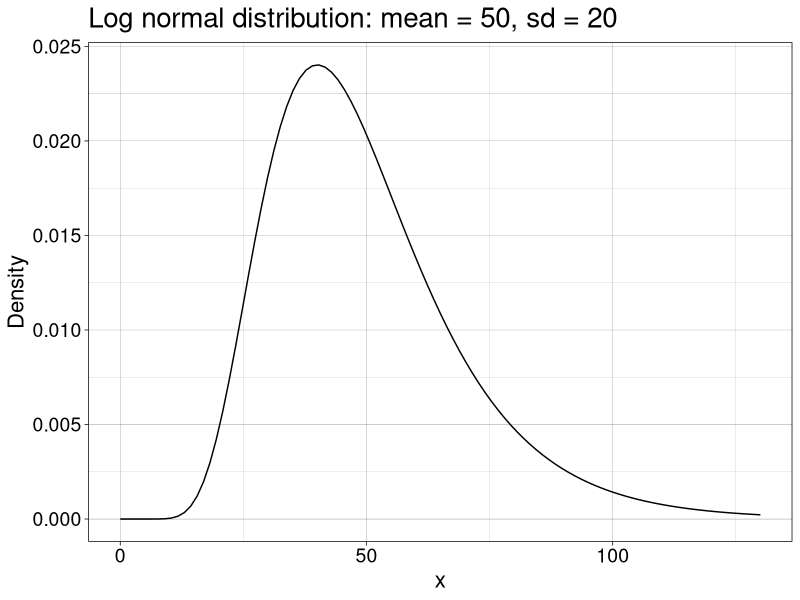
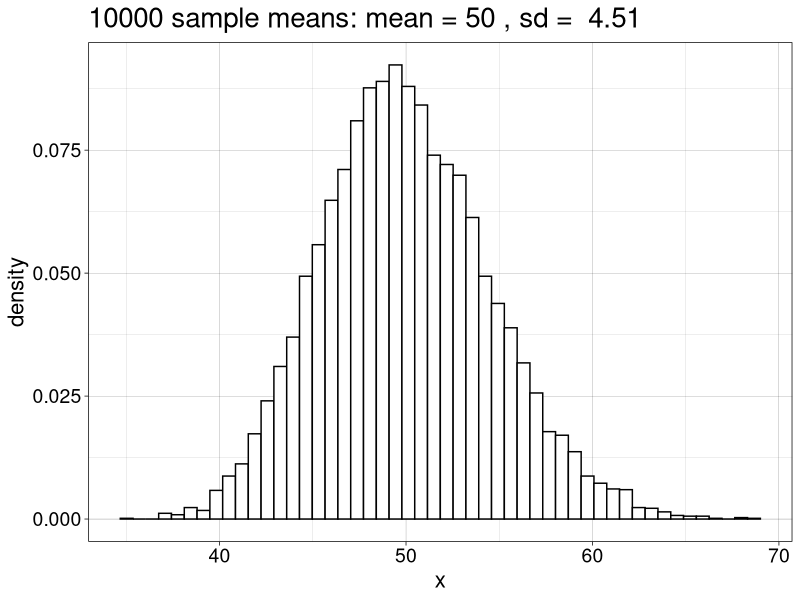
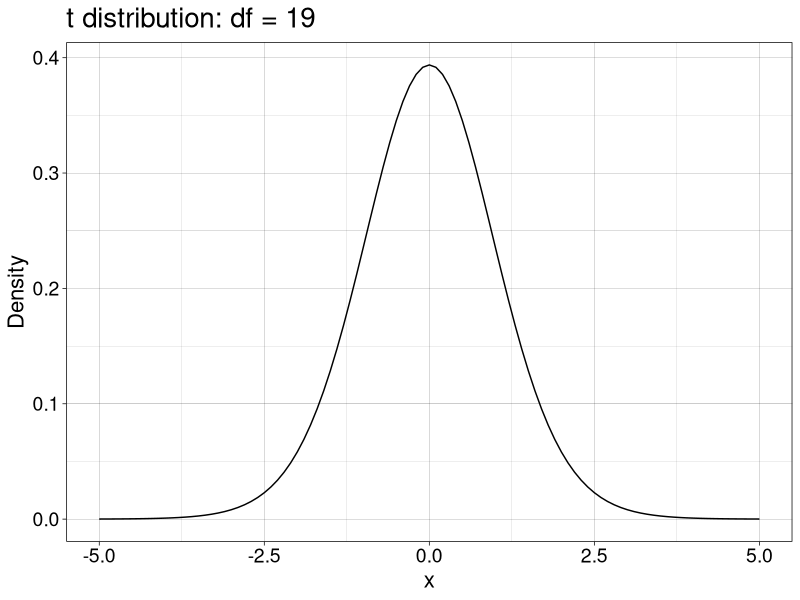
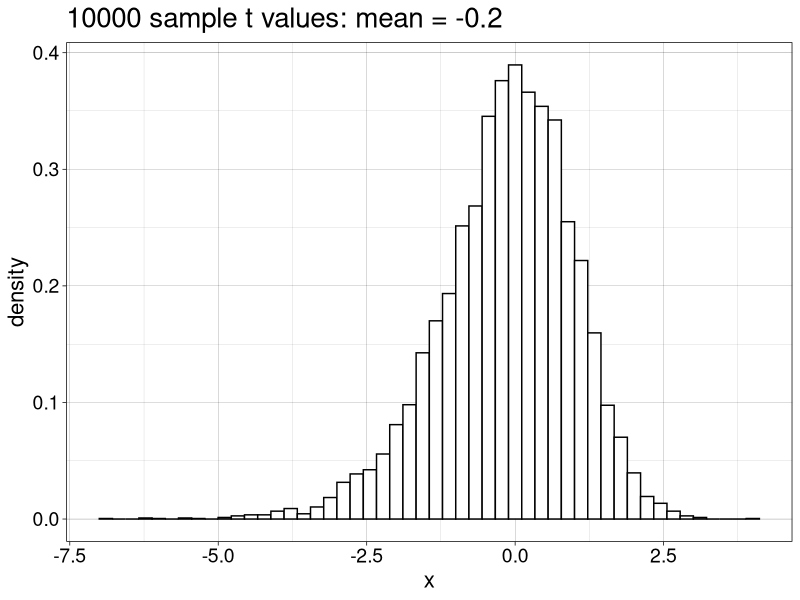
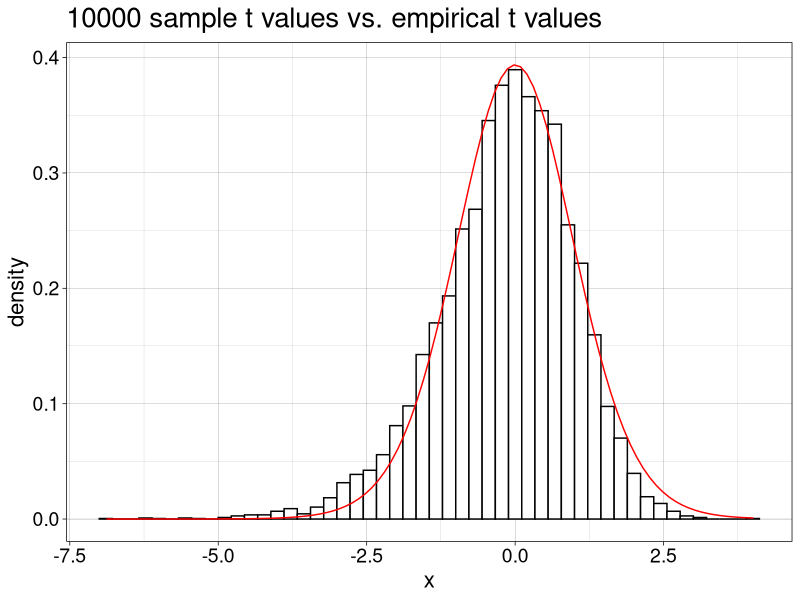
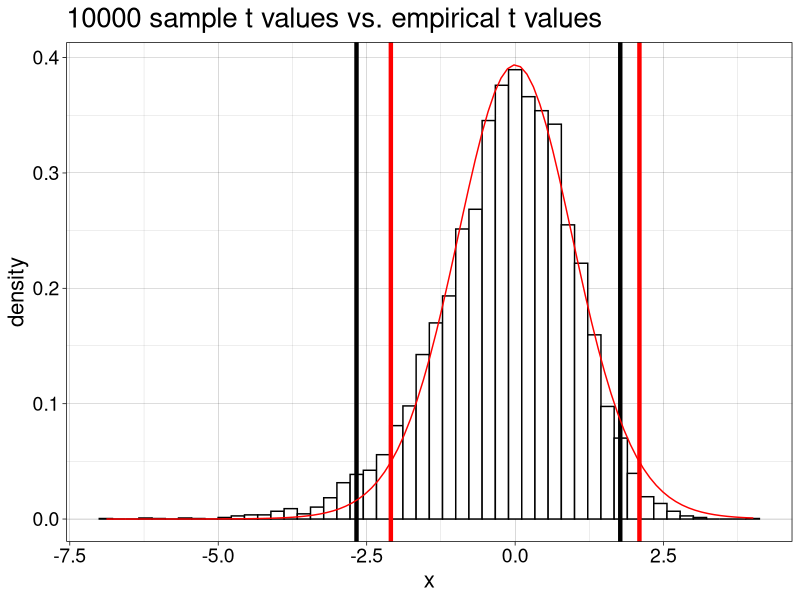
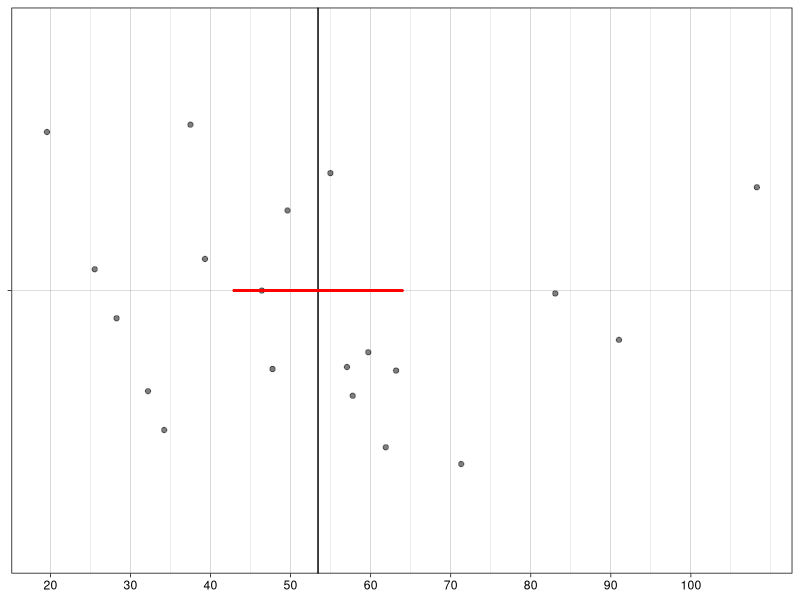
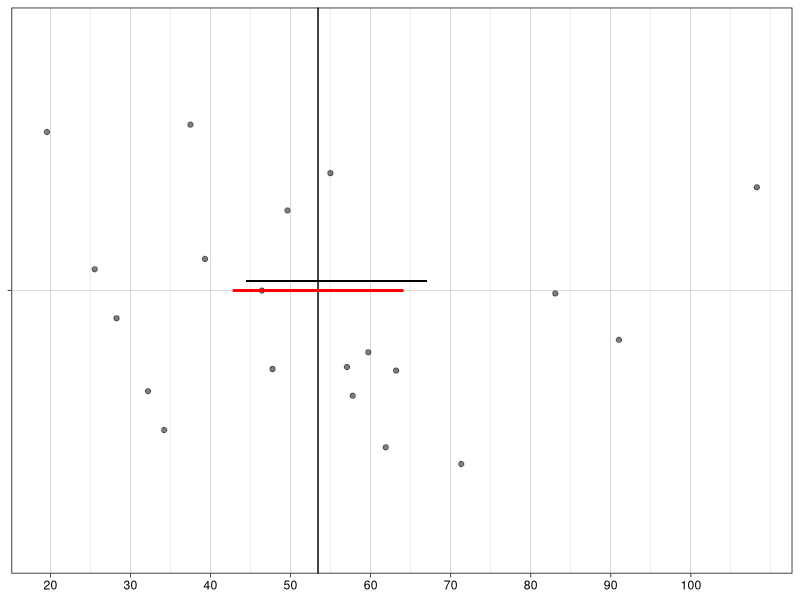

These charts were generated, in order, by the following R code: (Note: this script raises an error after producing the figures.)
## ---- chunk 1
# dependencies
library(ggplot2)
library(tibble)
## ---- chunk 2
sessionInfo()
## ---- chunk 3
# population
m <- 50
s <- 20
location <- log(m^2 / sqrt(s^2 + m^2))
shape <- sqrt(log(1 + (s^2 / m^2)))

ggplot(data.frame(x = c(0, 130)), aes(x)) + theme_linedraw() +
  stat_function(fun = dlnorm, args = list(meanlog = location, sdlog = shape)) + 
labs(y = "Density") +
  theme(axis.text = element_text(size = 14),
        axis.title = element_text(size = 16),
        plot.title = element_text(size=20)) +
  ggtitle(paste0("Log normal distribution: mean = ",m,", sd = ",s))
## ---- chunk 4
# sampling distribution
set.seed(111) 
n <- 20
nsim <- 10000
samp.dist <- apply(matrix(rlnorm(n*nsim, location, shape),nrow = nsim), 1, mean)

ggplot(data.frame(x=samp.dist), aes(x)) + theme_linedraw() +
  geom_histogram(aes(y = ..density..), colour = "black", fill = "white", bins = 50) +
  theme(axis.text = element_text(size = 14),
        axis.title = element_text(size = 16),
        plot.title = element_text(size=20)) +
  ggtitle(paste(nsim,"sample means: mean =",round(mean(samp.dist),digits=1),", sd = ",round(sd(samp.dist),digits=2)))
## ---- chunk 5
# one sample
set.seed(4)
n <- 20
samp <- rlnorm(n, location, shape)
t.test(samp)
## ---- chunk 6
# Formula
tval <- function(x,nv){
  tval <- (mean(x) - nv) / sqrt(var(x)/length(x))
  tval
}
## ---- chunk 7
df <- n-1

ggplot(data.frame(x = c(-5, 5)), aes(x)) + theme_linedraw() +
  stat_function(fun = dt, args = list(df = df)) + 
labs(y = "Density") +
  theme(axis.text = element_text(size = 14),
        axis.title = element_text(size = 16),
        plot.title = element_text(size=20)) +
  ggtitle(paste0("t distribution: df = ",df))
## ---- chunk 8
# expected quantile to use in CI formula
alpha <- 0.05
qt.th<- qt(1-alpha/2, df)
qt.th
## ---- chunk 9
# sampling distribution of t
set.seed(111) 
n <- 20
nsim <- 10000
samp.dist <- apply(matrix(rlnorm(n*nsim, location, shape),nrow = nsim), 1, tval, nv = m)

ggplot(data.frame(x=samp.dist), aes(x)) + theme_linedraw() +
  geom_histogram(aes(y=..density..), 
                 colour = "black", fill = "white", bins = 50) +
  # stat_function(fun = dt, args = list(df = df)) + 
  theme(axis.text = element_text(size = 14),
        axis.title = element_text(size = 16),
        plot.title = element_text(size=20)) +
  ggtitle(paste(nsim,"sample t values: mean =",round(mean(samp.dist),digits=1)))
## ---- chunk 10
# sampling distribution of t + theoretical
set.seed(111) 
n <- 20
nsim <- 10000
samp.dist <- apply(matrix(rlnorm(n*nsim, location, shape),nrow = nsim), 1, tval, nv = m)

ggplot(data.frame(x=samp.dist), aes(x)) + theme_linedraw() +
  geom_histogram(aes(y=..density..), 
                 colour = "black", fill = "white", bins = 50) +
  stat_function(fun = dt, args = list(df = df), colour = "red") + 
  theme(axis.text = element_text(size = 14),
        axis.title = element_text(size = 16),
        plot.title = element_text(size=20)) +
  ggtitle(paste(nsim,"sample t values vs. empirical t values"))
## ---- chunk 11
# quantiles based on sampling distribution
qt.emp <- quantile(samp.dist, c(alpha/2, 1-(alpha/2)))
## ---- chunk 12
# sampling distribution of t + theoretical:
# quantile t values
set.seed(111) 
n <- 20
nsim <- 10000
samp.dist <- apply(matrix(rlnorm(n*nsim, location, shape),nrow = nsim), 1, tval, nv = m)

ggplot(data.frame(x=samp.dist), aes(x)) + theme_linedraw() +
  geom_histogram(aes(y=..density..), 
                 colour = "black", fill = "white", bins = 50) +
  geom_vline(xintercept = qt.emp, colour = "black", size = 1.5) +
  geom_vline(xintercept = c(-qt.th,qt.th) , colour = "red", size = 1.5) +
  stat_function(fun = dt, args = list(df = df), colour = "red") + 
  theme(axis.text = element_text(size = 14),
        axis.title = element_text(size = 16),
        plot.title = element_text(size=20)) +
  ggtitle(paste(nsim,"sample t values vs. empirical t values"))
## ---- chunk 13
set.seed(21)
n <- 20
samp <- rlnorm(n, location, shape)
ci.st <- t.test(samp)$conf.int
ggplot(data = data.frame(x = rep("gr", n), y = samp), aes(x=x,y=y)) +
  theme_linedraw() +
  theme(axis.title = element_blank(),
        axis.text.y = element_blank()) +
  geom_jitter(alpha = 0.5) +
  geom_hline(yintercept = mean(samp)) +
  geom_segment(y = ci.st[1], yend = ci.st[2], x = 1, xend = 1, colour = "red") +
  scale_y_continuous(breaks = seq(20, 100, 10)) +
  coord_flip()
## ---- chunk 14
ci.st
## ---- chunk 15
alpha <- 0.05
df <- n-1 # degrees of freedom
samp.m <- mean(samp)
sem <- sd(samp) / sqrt(n)
ci <- vector("numeric",2)
ci[1] <- samp.m - qt(1-alpha/2, df)  * sem
ci[2] <- samp.m + qt(1-alpha/2, df)  * sem
ci
## ---- chunk 16
alpha <- 0.05
df <- n-1 # degrees of freedom
samp.m <- mean(samp)
sem <- sd(samp) / sqrt(n)
ci.emp <- vector("numeric",2)
ci.emp[1] <- samp.m - qt.emp[2]  * sem
ci.emp[2] <- samp.m - qt.emp[1]  * sem
ci.emp
## ---- chunk 17
set.seed(21)
n <- 20
samp <- rlnorm(n, location, shape)
ci.st <- t.test(samp)$conf.int
ggplot(data = data.frame(x = rep("gr", n), y = samp), aes(x=x,y=y)) +
  theme_linedraw() +
  theme(axis.title = element_blank(),
        axis.text.y = element_blank()) +
  geom_jitter(alpha = 0.5) +
  geom_hline(yintercept = mean(samp)) +
  geom_segment(y = ci.st[1], yend = ci.st[2], x = 1, xend = 1, colour = "red") +
  geom_segment(y = ci.emp[1], yend = ci.emp[2], x = 1.02, xend = 1.02, colour = "black") +
  scale_y_continuous(breaks = seq(20, 100, 10)) +
  coord_flip()
## ---- chunk 18
set.seed(333)
out <- trimcibt(samp, tr=0, alpha=0.05, nboot=1000, side=FALSE, SEED = FALSE)
out
## ---- chunk 19
set.seed(333)
nboot <- 1000
tr <- 0
alpha <- 0.05 
ibot <- round(alpha*nboot/2)
itop <- nboot-ibot
sem <- sd(samp)/sqrt(n)
samp.m <- mean(samp, tr)
# mean centre the data
csamp <- samp - mean(samp, trim = tr)
# sample with replacement
bootdata <- matrix(sample(csamp,size=n*nboot,replace=TRUE),nrow=nboot)
boot.tval <- sort(apply(bootdata,1,mean,tr) / (apply(bootdata,1,sd,tr) / sqrt(n)))
ci.ptb <- samp.m - boot.tval[itop] * sem
ci.ptb[2] <- samp.m - boot.tval[ibot] * sem
ci.ptb
## ---- chunk 20
# sampling distribution of t + theoretical
set.seed(111) 
n <- 20
nsim <- 10000
samp.dist <- apply(matrix(rlnorm(n*nsim, location, shape),nrow = nsim), 1, tval, nv = m)

ggplot(data.frame(x=samp.dist), aes(x)) + theme_linedraw() +
  geom_histogram(aes(y=..density..), 
                 colour = "black", fill = "white", bins = 50) +
  stat_function(fun = dt, args = list(df = df), colour = "red", size = 1) + 
  geom_line(data=tibble(x = boot.tval), aes(x=x, y = ..density..), 
            stat = 'density', colour = "green3", size = 1) + 
  theme(axis.text = element_text(size = 14),
        axis.title = element_text(size = 16),
        plot.title = element_text(size=18)) +
  ggtitle(paste(nsim,"sample t values / theoretical t (red) / boot t (green)"))
## ---- chunk 21
set.seed(21)
n <- 20
samp <- rlnorm(n, location, shape)
ci.st <- t.test(samp)$conf.int
ggplot(data = data.frame(x = rep("gr", n), y = samp), aes(x=x,y=y)) +
  theme_linedraw() +
  theme(axis.title = element_blank(),
        axis.text.y = element_blank()) +
  geom_jitter(alpha = 0.5) +
  geom_hline(yintercept = mean(samp)) +
  geom_segment(y = ci.st[1], yend = ci.st[2], x = 1, xend = 1, colour = "red") +
  geom_segment(y = ci.emp[1], yend = ci.emp[2], x = 1.02, xend = 1.02, colour = "black") +
  geom_segment(y = out$ci[1], yend = out$ci[2], x = 0.98, xend = 0.98, colour = "green3") +
  scale_y_continuous(breaks = seq(20, 100, 10)) +
  coord_flip()
